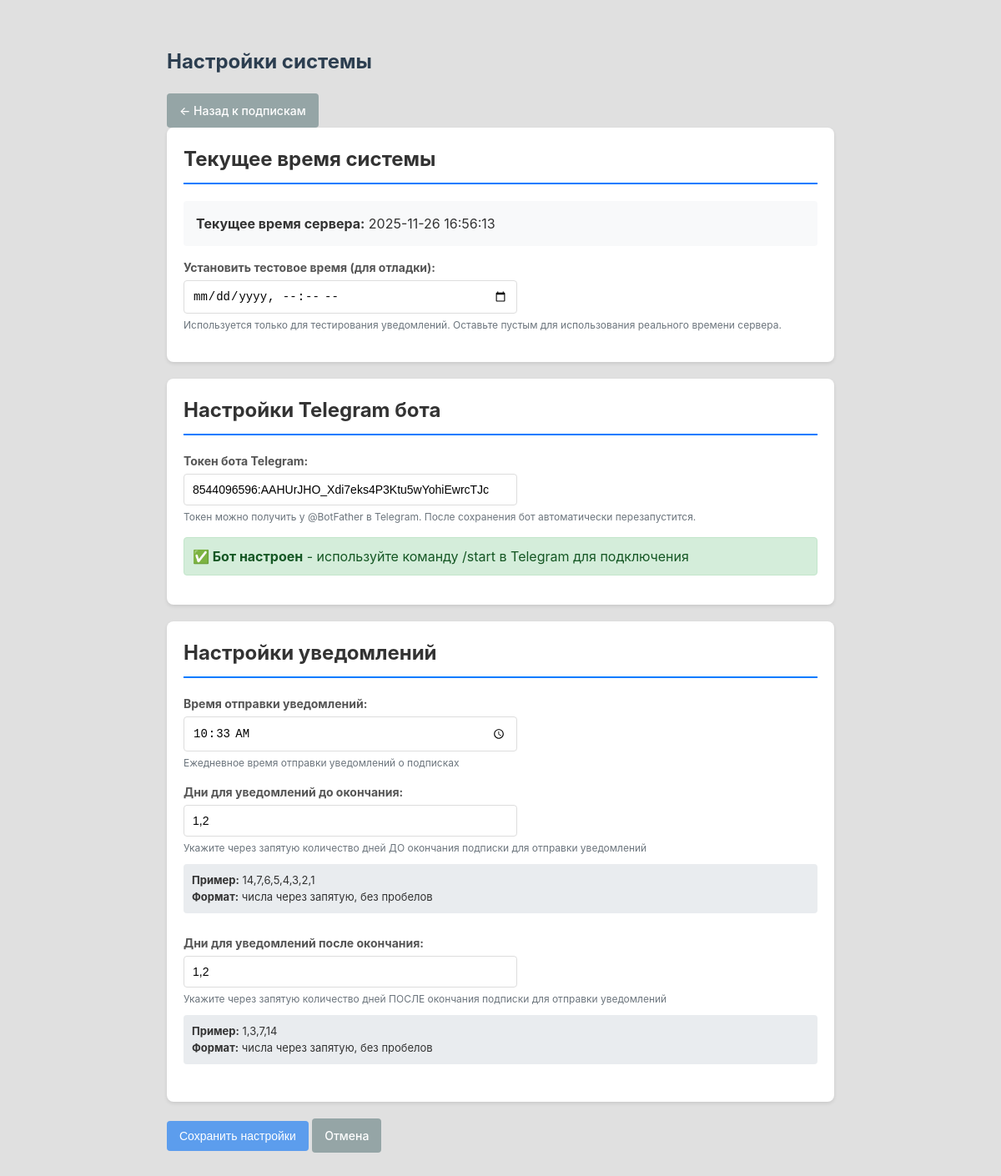
The page /settings on the database its author committed.
### tables this page shows
CREATE TABLE settings 
                 (key TEXT PRIMARY KEY, value TEXT);

CREATE TABLE alert_settings 
                 (id INTEGER PRIMARY KEY, alert_time TEXT NOT NULL, days_before INTEGER DEFAULT 14, days_after INTEGER DEFAULT 0);

### subscriptions_service.py (the view, shortened to what this page needs)
@app.route('/settings', methods=['GET', 'POST'])
def settings_page():
    global test_current_time
    bot_token = get_setting('bot_token', '')
    conn = sqlite3.connect('subscriptions.db')
    c = conn.cursor()
    c.execute('SELECT alert_time, days_before, days_after FROM alert_settings WHERE id=1')
    alert_settings = c.fetchone()
    conn.close()
    alert_time = alert_settings[0] if alert_settings else '12:00'
    days_before = alert_settings[1] if alert_settings else '14,7,6,5,4,3,2,1'
    days_after = alert_settings[2] if alert_settings else '1,3,7,14'
    current_time = get_current_time().strftime('%Y-%m-%d %H:%M:%S')
    return render_template('settings.html',
                         bot_token=bot_token,
                         alert_time=alert_time,
                         days_before=days_before,
                         days_after=days_after,
                         current_time=current_time)

### subscriptions_service.py (called while the page is built)
def get_current_time():
    if test_current_time:
        return test_current_time
    return datetime.now()

def get_setting(key, default=None):
    conn = sqlite3.connect('subscriptions.db')
    c = conn.cursor()
    c.execute('SELECT value FROM settings WHERE key = ?', (key,))
    result = c.fetchone()
    conn.close()
    return result[0] if result else default

### templates/settings.html (shortened to what this page needs)
<!DOCTYPE html>
<html lang="ru">
<head>
    <link rel="stylesheet" href="{{ url_for('static', filename='style.css') }}">
</head>
<body>
    <div class="settings-container">
        <h1>Настройки системы</h1>
        <div class="button-group">
            <a href="{{ url_for('index') }}" class="btn btn-secondary">← Назад к подпискам</a>
        </div>
        <form method="POST">
            <div class="settings-section">
                <h2>Текущее время системы</h2>
                <div class="current-time">
                    <strong>Текущее время сервера:</strong> {{ current_time }}
                </div>
                <div class="form-group">
                    <label for="current_time">Установить тестовое время (для отладки):</label>
                    <input type="datetime-local" id="current_time" name="current_time" class="form-control">
                    <div class="help-text">Используется только для тестирования уведомлений. Оставьте пустым для использования реального времени сервера.</div>
                </div>
            </div>
            <div class="settings-section">
                <h2>Настройки Telegram бота</h2>
                <div class="form-group">
                    <label for="bot_token">Токен бота Telegram:</label>
                    <input type="text" id="bot_token" name="bot_token" value="{{ bot_token }}" class="form-control" placeholder="Введите токен от BotFather">
                    <div class="help-text">Токен можно получить у @BotFather в Telegram. После сохранения бот автоматически перезапустится.</div>
                </div>
                {% if bot_token %}
                <div class="bot-status running">
                    <strong>✅ Бот настроен</strong> - используйте команду /start в Telegram для подключения
                </div>
                {% else %}
                <div class="bot-status stopped">
                    <strong>❌ Бот не настроен</strong> - введите токен для активации уведомлений
                </div>
                {% endif %}
            </div>
            <div class="settings-section">
                <h2>Настройки уведомлений</h2>
                <div class="form-group">
                    <label for="alert_time">Время отправки уведомлений:</label>
                    <input type="time" id="alert_time" name="alert_time" value="{{ alert_time }}" class="form-control" required>
                    <div class="help-text">Ежедневное время отправки уведомлений о подписках</div>
                </div>
                <div class="form-group">
                    <label for="days_before">Дни для уведомлений до окончания:</label>
                    <input type="text" id="days_before" name="days_before" value="{{ days_before }}" class="form-control" required>
                    <div class="help-text">Укажите через запятую количество дней ДО окончания подписки для отправки уведомлений</div>
                    <div class="example-text">
                        <strong>Пример:</strong> 14,7,6,5,4,3,2,1<br>
                        <strong>Формат:</strong> числа через запятую, без пробелов
                    </div>
                </div>
                <div class="form-group">
                    <label for="days_after">Дни для уведомлений после окончания:</label>
                    <input type="text" id="days_after" name="days_after" value="{{ days_after }}" class="form-control" required>
                    <div class="help-text">Укажите через запятую количество дней ПОСЛЕ окончания подписки для отправки уведомлений</div>
                    <div class="example-text">
                        <strong>Пример:</strong> 1,3,7,14<br>
                        <strong>Формат:</strong> числа через запятую, без пробелов
                    </div>
                </div>
            </div>
            <button type="submit" class="btn btn-primary">Сохранить настройки</button>
            <a href="{{ url_for('index') }}" class="btn btn-secondary">Отмена</a>
        </form>
    </div>
</body>
</html>

### static/style.css (style rules this page uses)
body { font-family: -apple-system, BlinkMacSystemFont, 'Segoe UI', Roboto, sans-serif; background-color: #e0e0e0; color: #333; margin: 0; padding: 20px; line-height: 1.5; }
h1 { font-size: 24px; margin-bottom: 20px; color: #2c3e50; }
.form-group { display: flex; flex-direction: column; margin-bottom: 15px; }
.form-group label { font-size: 14px; margin-bottom: 5px; color: #34495e; font-weight: 500; }
.form-group input, .form-group select, .form-group textarea { padding: 10px; font-size: 14px; border: 1px solid #ddd; border-radius: 4px; width: 100%; max-width: 400px; box-sizing: border-box; transition: all 0.3s; }
.button-group { display: flex; gap: 10px; margin-top: 20px; }
.btn { padding: 10px 15px; font-size: 14px; border: none; border-radius: 4px; cursor: pointer; transition: all 0.3s; text-align: center; text-decoration: none; display: inline-block; font-weight: 500; }
.btn-primary { background-color: #5c9ded; color: #fff; }
.btn-secondary { background-color: #95a5a6; color: #fff; }

### templates/settings.html (style rules this page uses)
.settings-container { max-width: 800px; margin: 0 auto; padding: 20px; }
.settings-section { background: white; padding: 20px; margin-bottom: 20px; border-radius: 8px; box-shadow: 0 2px 4px rgba(0,0,0,0.1); }
.settings-section h2 { margin-top: 0; color: #333; border-bottom: 2px solid #007bff; padding-bottom: 10px; }
.form-group { margin-bottom: 15px; }
.form-group label { display: block; margin-bottom: 5px; font-weight: bold; color: #555; }
.form-control { width: 100%; padding: 8px 12px; border: 1px solid #ddd; border-radius: 4px; font-size: 14px; }
.current-time { background: #f8f9fa; padding: 15px; border-radius: 4px; margin-bottom: 15px; }
.help-text { font-size: 12px; color: #6c757d; margin-top: 5px; }
.bot-status { padding: 10px; border-radius: 4px; margin-bottom: 15px; }
.bot-status.running { background: #d4edda; color: #155724; border: 1px solid #c3e6cb; }
.example-text { background: #e9ecef; padding: 10px; border-radius: 4px; margin: 10px 0; font-size: 13px; }

### rows shown on the page
settings: bot_token "8544096596:AAHUrJHO_Xdi7eks4P3Ktu5wYohiEwrcTJc"
alert_settings: alert_time "10:33", days_before "1,2", days_after "1,2"

### other values the page prints
{{ current_time }} "2025-11-26 16:56:13"
